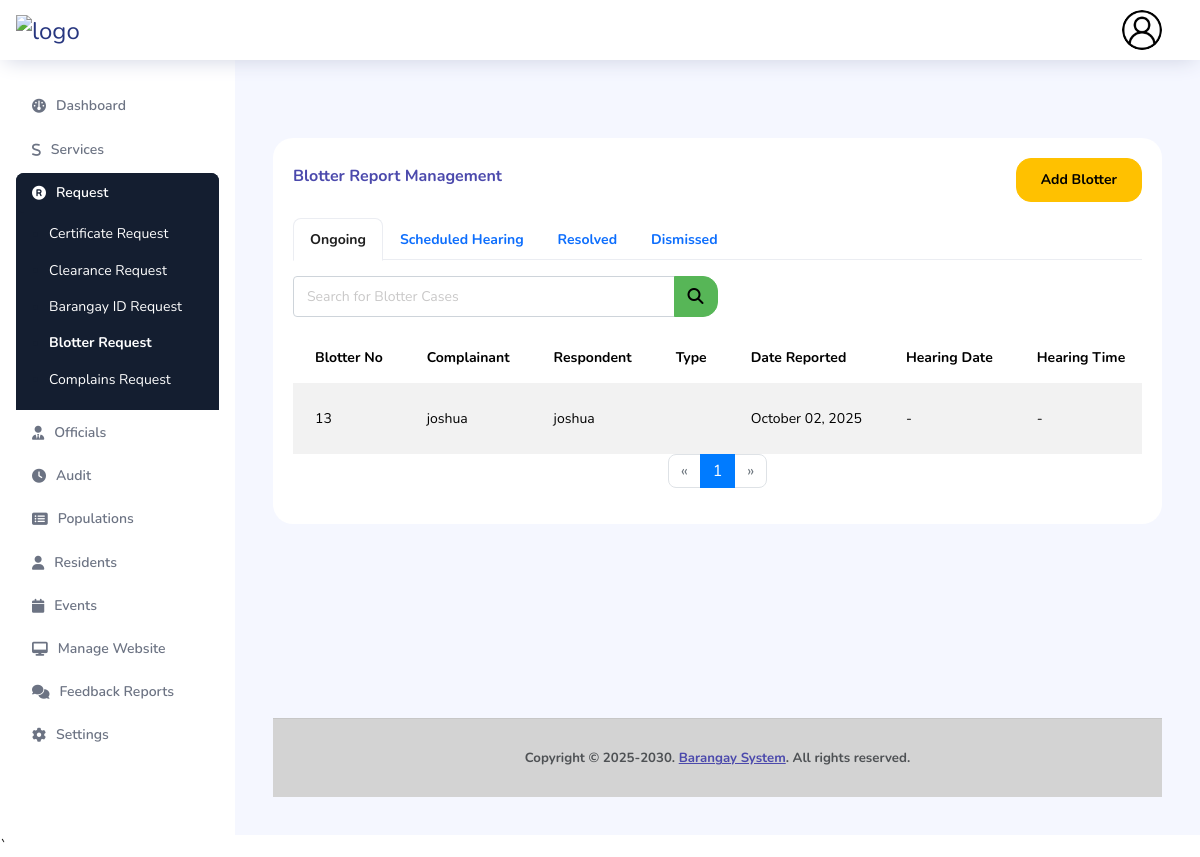
The app's page /admin/blotter.php (signed in), older data.
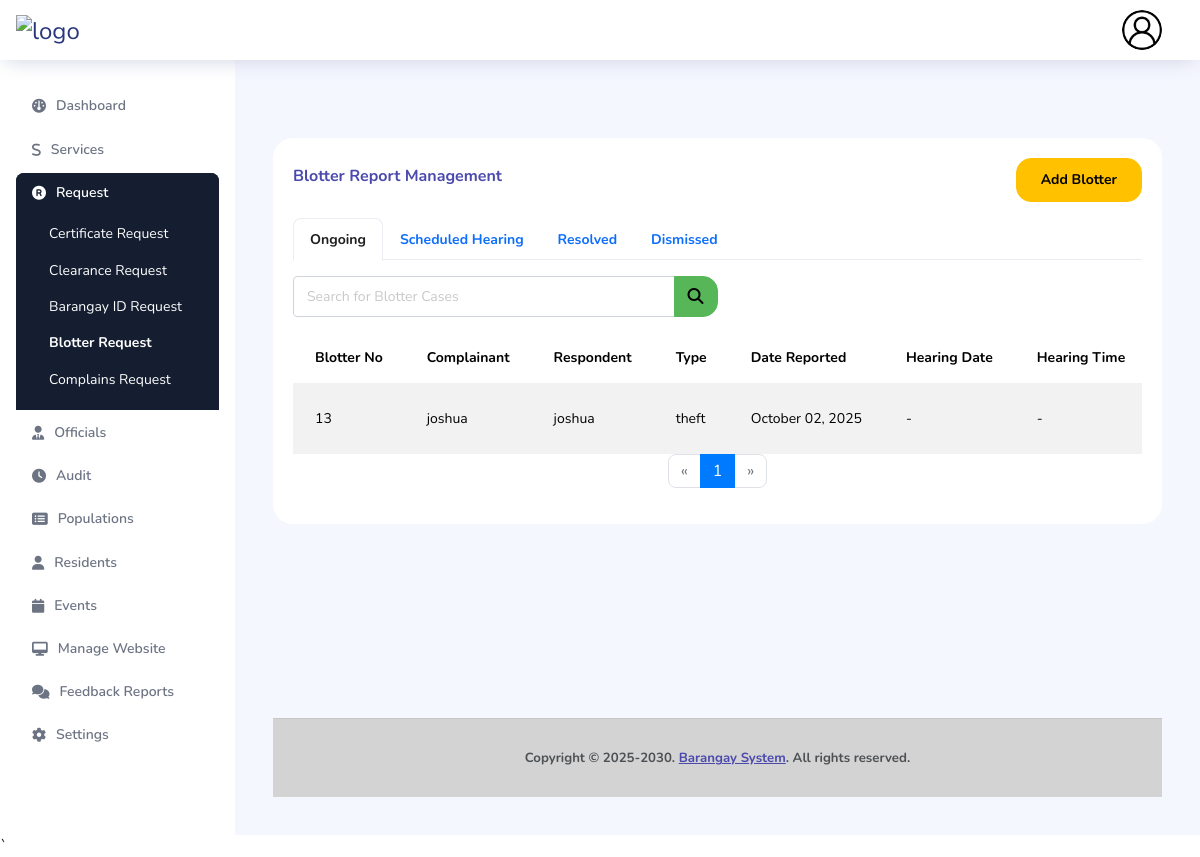
The same page, newer data.
### tables this page shows
CREATE TABLE `j_blotter` (
  `blotter_id` int(11) NOT NULL,
  `complainant_name` varchar(60) NOT NULL,
  `complainant_age` int(11) NOT NULL,
  `complainant_address` text NOT NULL,
  `complainant_email` varchar(60) NOT NULL,
  `complainant_phone` varchar(60) NOT NULL,
  `respondent_name` varchar(60) NOT NULL,
  `respondent_age` int(11) NOT NULL,
  `respondent_address` text NOT NULL,
  `blotter_type` varchar(60) NOT NULL,
  `incident_location` text NOT NULL,
  `date_reported` date NOT NULL,
  `time_reported` time NOT NULL,
  `incident_narrative` text NOT NULL,
  `supporting_documents` varchar(255) NOT NULL,
  `hearing_date` date DEFAULT NULL,
  `hearing_time` time DEFAULT NULL,
  `scheduled_by` varchar(60) DEFAULT NULL,
  `blotter_status` enum('Ongoing','Scheduled Hearing','Resolved','Dismissed') NOT NULL DEFAULT 'Ongoing'
);

### admin/blotter.php (the view, shortened to what the changed rows need)
<?php
include '../connection/config.php';
$id = $_SESSION['user_id'];
$sql = "SELECT * FROM tbl_user WHERE user_id = '$id'";
$result = $conn->query($sql);
?>
<!DOCTYPE html>
<html lang="en">
<head>
    <link rel="stylesheet" href="../dist/assets/vendors/feather/feather.css">
    <link rel="stylesheet" href="../dist/assets/vendors/ti-icons/css/themify-icons.css">
    <link rel="stylesheet" href="../dist/assets/vendors/css/vendor.bundle.base.css">
    <link rel="stylesheet" href="../dist/assets/vendors/font-awesome/css/font-awesome.min.css">
    <link rel="stylesheet" href="../dist/assets/vendors/mdi/css/materialdesignicons.min.css">
    <link rel="stylesheet" href="https://cdnjs.cloudflare.com/ajax/libs/font-awesome/6.6.0/css/all.min.css"
 />
    <link rel="stylesheet" href="https://cdn.datatables.net/1.10.21/css/jquery.dataTables.min.css">
    <link rel="stylesheet" href="../dist/assets/vendors/ti-icons/css/themify-icons.css">
    <link rel="stylesheet" type="text/css" href="../dist/assets/js/select.dataTables.min.css">
    <link href="https://stackpath.bootstrapcdn.com/bootstrap/4.5.2/css/bootstrap.min.css" rel="stylesheet">
    <link rel="stylesheet" href="../dist/assets/css/style.css">
</head>
<body>
    <div class="container-fluid page-body-wrapper">
        <div class="main-panel">
            <div class="content-wrapper">
  <?php
include '../connection/config.php';
$page = $_GET['page'] ?? 1;
$status_filter = $_GET['status'] ?? 'Ongoing';
$limit = 10;
$offset = ($page - 1) * $limit;
$where_clause = "1=1";
$params = [];
$types = "";
if (!empty($status_filter)) {
    $where_clause .= " AND b.blotter_status = ?";
    $params[] = $status_filter;
    $types .= "s";
}
$sql = "SELECT b.*
        FROM j_blotter b
        WHERE $where_clause
        ORDER BY b.date_reported DESC, b.time_reported DESC
        LIMIT ? OFFSET ?";
$params[] = $limit;
$params[] = $offset;
$types .= "ii";
$stmt = $conn->prepare($sql);
$stmt->bind_param($types, ...$params);
$stmt->execute();
$result = $stmt->get_result();
?>
<div class="row">
    <div class="col-md-12 grid-margin stretch-card">
        <div class="card">
            <div class="card-body">
                <div class="table-responsive">
                    <table class="table table-striped table-borderless">
                        <thead>
                            <tr>
                                <th>Blotter No</th>
                                <th>Complainant</th>
                                <th>Respondent</th>
                                <th>Type</th>
                                <th>Date Reported</th>
                                <th>Hearing Date</th>
                                <th>Hearing Time</th>
                            </tr>
                        </thead>
                        <tbody>
                        <?php if ($result->num_rows > 0): ?>
                            <?php while ($row = $result->fetch_assoc()): ?>
                                <tr>
                                    <td><?= htmlspecialchars($row['blotter_id']) ?></td>
                                    <td><?= htmlspecialchars($row['complainant_name']) ?></td>
                                    <td><?= htmlspecialchars($row['respondent_name']) ?></td>
                                    <td><?= htmlspecialchars($row['blotter_type']) ?></td>
                                    <td><?= date('F d, Y', strtotime($row['date_reported'])) ?></td>
                                    <td><?= $row['hearing_date'] ? date('F d, Y', strtotime($row['hearing_date'])) : '-' ?></td>
                                    <td><?= $row['hearing_time'] ? date('h:i A', strtotime($row['hearing_time'])) : '-' ?></td>
                                </tr>
                            <?php endwhile; ?>
                        <?php else: ?>
                            <tr><td colspan="10" class="text-center">No blotter reports found</td></tr>
                        <?php endif; ?>
                        </tbody>
                    </table>
                </div>
            </div>
        </div>
    </div>
</div>
                <br><br><br><br><br><br><br>
            </div>
        </div>
    </div>
</body>
</html>

Row changes from the older to the newer data that the page shows:
changed j_blotter "joshua": blotter_type (not shown) → "theft"
